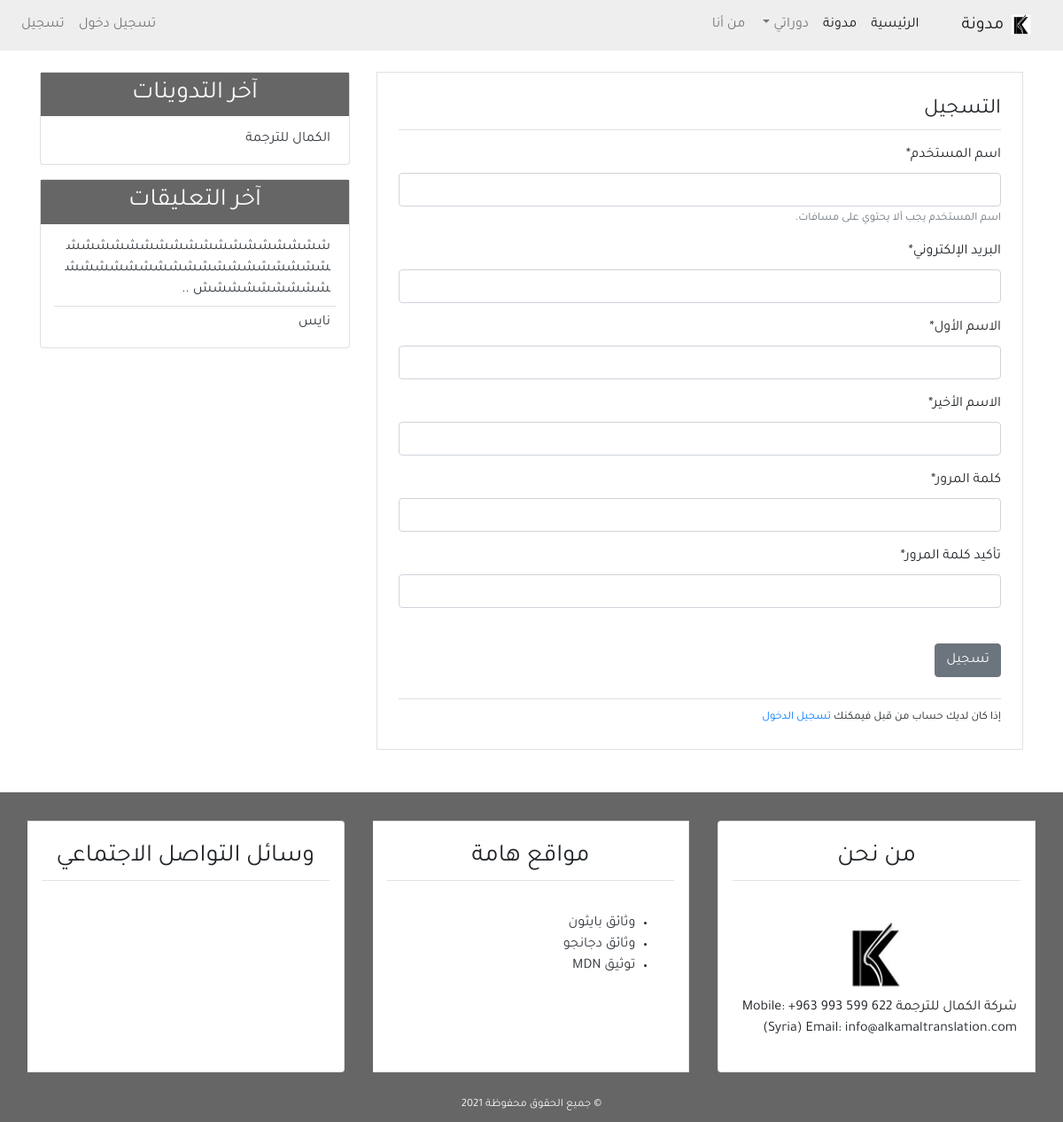
Screenshot of /register/ with the database file from the repository.
### blog/models.py (models this page shows, shortened)
class Post(models.Model):
    title = models.CharField(max_length=100)
    content = models.TextField()
    post_date = models.DateTimeField(default=timezone.now)
    post_update = models.DateTimeField(auto_now=True)
    author = models.ForeignKey(User, on_delete=models.CASCADE)
    class Meta:
        ordering = ('-post_date', )

class Comment(models.Model):
    name = models.CharField(max_length=50, verbose_name='الاسم')
    email = models.EmailField(verbose_name='البريد الإلكتروني')
    body = models.TextField(verbose_name='التعليق')
    comment_date = models.DateTimeField(auto_now_add=True)
    active = models.BooleanField(default=False)
    post = models.ForeignKey(
        Post, on_delete=models.CASCADE, related_name='comments')
    class Meta:
        ordering = ('-comment_date',)

### user/views.py (the view)
# urls.py: path('register/', views.register, name='register'),
def register(request):
    if request.method == 'POST':
        form = UserCreationForm(request.POST)
        if form.is_valid():
            new_user = form.save(commit=False)
            new_user.set_password(form.cleaned_data['password1'])
            new_user.save()
            messages.success(
                request, f'تهانينا {new_user} لقد تمت عملية التسجيل بنجاح.')
            return redirect('login')
    else:
        form = UserCreationForm()
    return render(request, 'user/register.html', {
        'title': 'التسجيل',
        'form': form,
    })

### user/forms.py (shortened to what this page needs)
class UserCreationForm(forms.ModelForm):
    username = forms.CharField(label='اسم المستخدم', max_length=30,
                               help_text='اسم المستخدم يجب ألا يحتوي على مسافات.')
    email = forms.EmailField(label='البريد الإلكتروني')
    first_name = forms.CharField(label='الاسم الأول')
    last_name = forms.CharField(label='الاسم الأخير')
    password1 = forms.CharField(
        label='كلمة المرور', widget=forms.PasswordInput(), min_length=8)
    password2 = forms.CharField(
        label='تأكيد كلمة المرور', widget=forms.PasswordInput(), min_length=8)
    class Meta:
        model = User
        fields = ('username', 'email', 'first_name',
                  'last_name', 'password1', 'password2')

### blog/templatetags/post_tag.py (called while the page is built)
@register.inclusion_tag('blog/latest_posts.html')
def latest_posts():
    context = {
        'l_posts': Post.objects.all()[0:5],
    }
    return context

@register.inclusion_tag('blog/latest_comments.html')
def latest_comments():
    context = {
        'l_comments': Comment.objects.filter(active=True)[:5],
    }
    return context

### user/templates/user/register.html (shortened to what this page needs)
{% extends 'blog/base.html' %}
{% block content %}
{% load crispy_forms_tags %}
<div class="border p-4 mb-5">
    <legend class="border-bottom pb-1 mb-3">التسجيل</legend>
    <form method="POST">
        {{form|crispy}}
        <input class="btn btn-secondary mt-4" type="submit" value="تسجيل">
    </form>
    <div class="border-top mt-4 pt-2">
        <small>إذا كان لديك حساب من قبل فيمكنك <a href="{% url 'login' %}">تسجيل الدخول</a></small>
    </div>
</div>
{% endblock content %}

### blog/templates/blog/latest_posts.html
<ul class="list-group-flush latest-post">
    {% for post in l_posts %}
    <li class="list-group-item latest-post-item">
        <a class="text-dark" href="{% url 'detail' post.id %}">{{post.title}}</a>
    </li>
    {% empty %}
    <li class="list-group-item latest-post-item">لا يوجد تدوينات</li>
    {% endfor %}
</ul>

### blog/templates/blog/latest_comments.html
<ul class="list-group-flush latest-comment">
    {% for comment in l_comments %}
    <li class="list-group-item latest-comment-item">
        <a class="text-dark" href="{% url 'detail' comment.post.id %}">
            {% if comment.body|length > 40 %}
            {{comment.body|slice:'45'}} ..
            {% else %}
            {{comment.body}}
            {% endif %}
        </a>
    </li>
    {% empty %}
    <li class="list-group-item latest-comment-item">لا يوجد تعليقات</li>
    {% endfor %}
</ul>

### blog/static/blog/css/main.css (style rules this page uses)
html, body { direction: rtl; text-align: right; }
body { font-family: 'Tajawal', sans-serif; }
.latest-post, .latest-comment { padding: 0 15px; }
.latest-post .latest-post-item, .latest-comment .latest-comment-item { padding: 6px; }
.latest-post li:first-child, .latest-comment li:first-child { border-top: 0; }
.latest-post li:last-child, .latest-comment li:last-child { border-bottom: 0; padding-bottom: 0; }

### rows the page displays
Post: title "الكمال للترجمة"
Comment: body "ششششششششششششششششششششششششششششششششششششششششششششش"
Comment: body "نايس"
